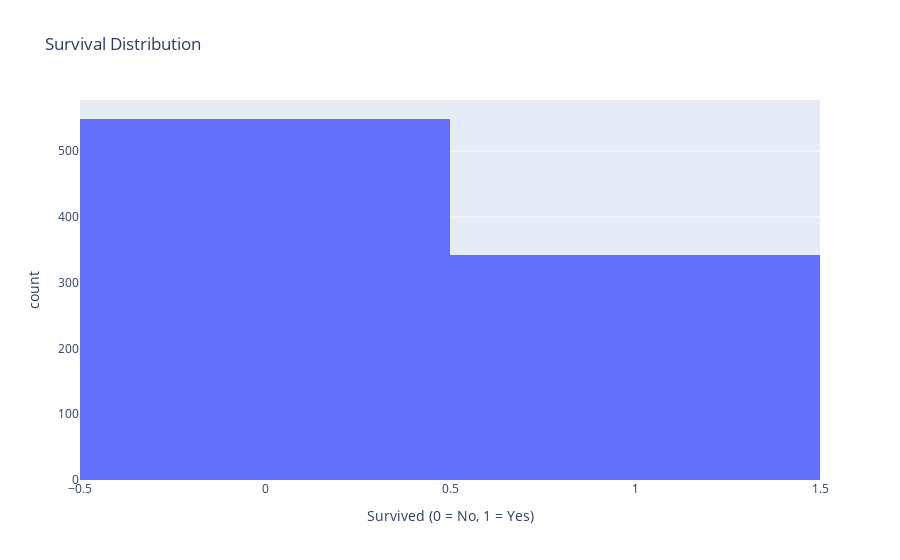

Notebook source saved alongside this figure:
### Code cell
import plotly.express as px

fig = px.histogram(
    train,
    x="Survived",
    title="Survival Distribution",
    labels={"Survived": "Survived (0 = No, 1 = Yes)"}
)

fig.show()

### Figure 1 — Plotly figure (JSON) as saved in the notebook; plotly's stock layout.template omitted (floating-point values rounded to 4 significant figures; data arrays with more than 128 entries replaced by an {"elided": "..."} marker saying what was removed)
{"data": [{"alignmentgroup": "True", "bingroup": "x", "hovertemplate": "Survived (0 = No, 1 = Yes)=%{x}<br>count=%{y}<extra></extra>", "legendgroup": "", "marker": {"color": "#636efa", "pattern": {"shape": ""}}, "name": "", "offsetgroup": "", "orientation": "v", "showlegend": false, "type": "histogram", "x": {"elided": "891 int values"}, "xaxis": "x", "yaxis": "y"}], "layout": {"barmode": "relative", "legend": {"tracegroupgap": 0}, "title": {"text": "Survival Distribution"}, "xaxis": {"anchor": "y", "domain": [0, 1], "title": {"text": "Survived (0 = No, 1 = Yes)"}}, "yaxis": {"anchor": "x", "domain": [0, 1], "title": {"text": "count"}}}}
